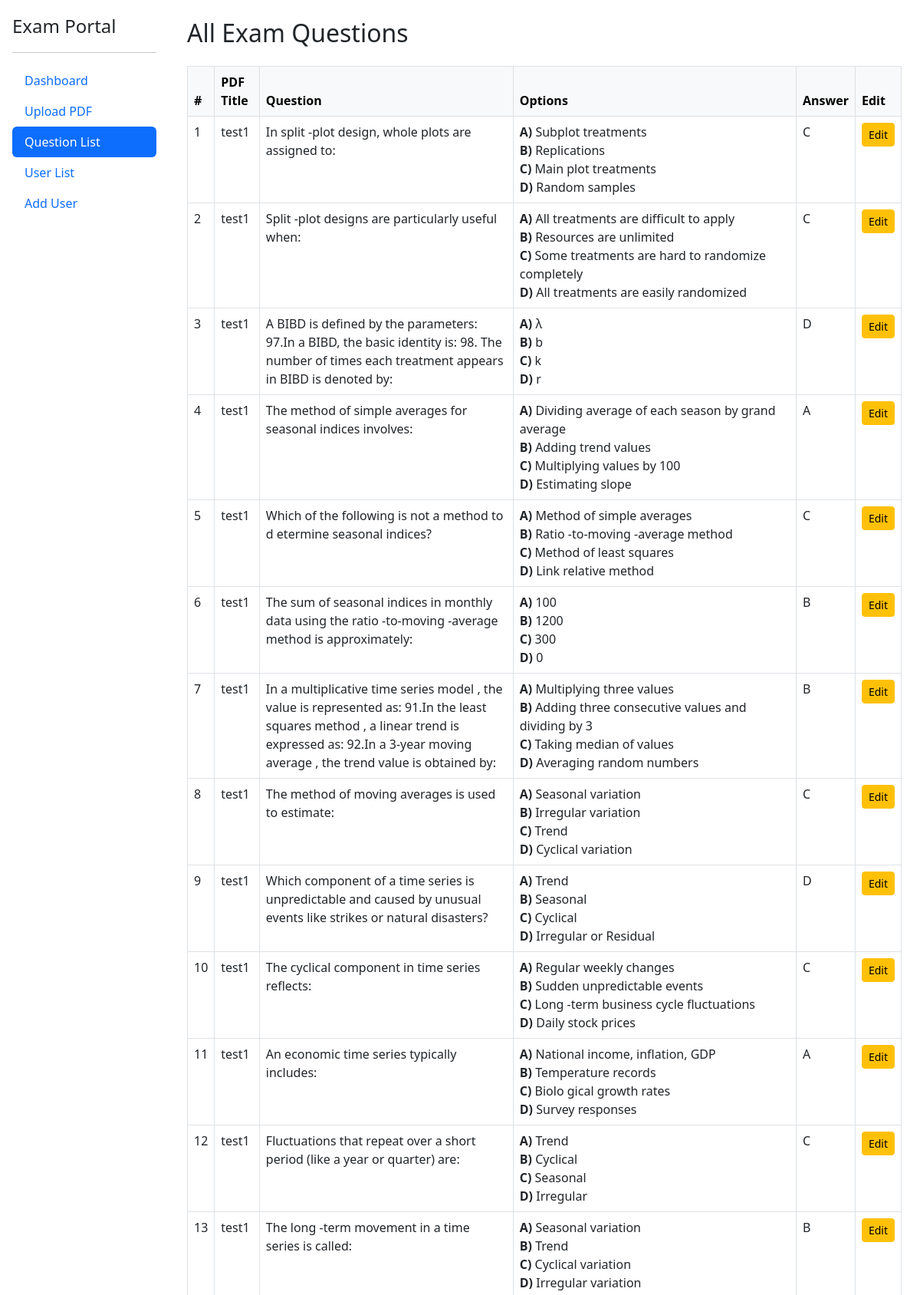
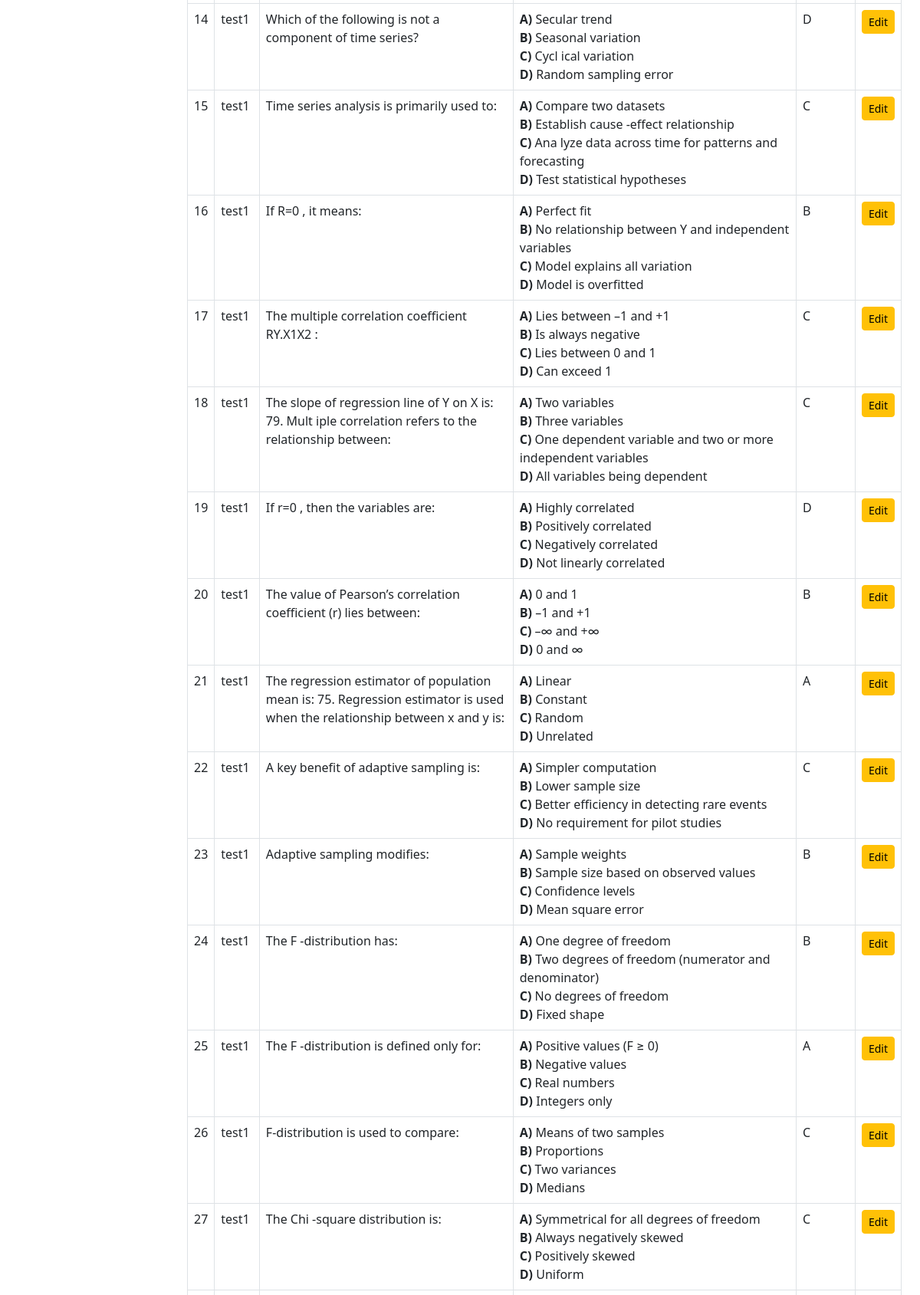
Screenshot of /questions/ (signed in, upper part) with the database file from the repository (2 pictures, top to bottom).
### dashboard/models.py (models this page shows, shortened)
class QuestionList(models.Model):
    exam_pdf = models.ForeignKey(ExamQuestionPDFs, on_delete=models.CASCADE, related_name='questions')
    question_text = models.TextField()
    option_a = models.CharField(max_length=255)
    option_b = models.CharField(max_length=255)
    option_c = models.CharField(max_length=255)
    option_d = models.CharField(max_length=255)
    answer = models.CharField(max_length=1, choices=[('a', 'A'), ('b', 'B'), ('c', 'C'), ('d', 'D')])

class ExamQuestionPDFs(models.Model):
    title = models.CharField(max_length=255)
    pdf = models.FileField(upload_to='exam_pdfs/')
    uploaded_by = models.ForeignKey(get_user_model(), on_delete=models.CASCADE)
    uploaded_at = models.DateTimeField(auto_now_add=True)

### dashboard/views.py (the view)
# urls.py: path('questions/', views.question_list, name='question_list'),
@admin_required
def question_list(request):
    questions = QuestionList.objects.select_related('exam_pdf').all().order_by('-id')
    return render(request, 'dashboard/question_list.html', {'questions': questions})

### dashboard/views.py (called while the page is built)
def admin_required(view_func):
    decorated_view_func = user_passes_test(lambda u: u.is_superuser)(view_func)
    return decorated_view_func

### dashboard/templates/dashboard/question_list.html (shortened to what this page needs)
{% load static %}
<!DOCTYPE html>
<html lang="en">
<head>
    <link href="https://cdn.jsdelivr.net/npm/bootstrap@5.3.0/dist/css/bootstrap.min.css" rel="stylesheet">
</head>
<body>
<div class="d-flex">
    {% include 'dashboard/sidebar.html' %}
    <div class="container-fluid p-4">
        <h2 class="mb-4">All Exam Questions</h2>
        <table class="table table-bordered table-hover">
            <thead class="table-light">
                <tr>
                    <th>#</th>
                    <th>PDF Title</th>
                    <th>Question</th>
                    <th>Options</th>
                    <th>Answer</th>
                    <th>Edit</th>
                </tr>
            </thead>
            <tbody>
                {% for q in questions %}
                <tr>
                    <td>{{ forloop.counter }}</td>
                    <td>{{ q.exam_pdf.title }}</td>
                    <td>{{ q.question_text }}</td>
                    <td>
                        <b>A)</b> {{ q.option_a }}<br>
                        <b>B)</b> {{ q.option_b }}<br>
                        <b>C)</b> {{ q.option_c }}<br>
                        <b>D)</b> {{ q.option_d }}
                    </td>
                    <td class="text-uppercase">{{ q.answer }}</td>
                    <td><a href="{% url 'edit_question' q.id %}" class="btn btn-warning btn-sm">Edit</a></td>
                </tr>
                {% endfor %}
            </tbody>
        </table>
    </div>
</div>
</body>
</html>

### rows the page displays
QuestionList: exam_pdf "test1", question_text "In split -plot design, whole plots are assigned to:", option_a "Subplot treatments", option_b "Replications", option_c "Main plot treatments", option_d "Random samples", answer "C"
QuestionList: exam_pdf "test1", question_text "Split -plot designs are particularly useful when:", option_a "All treatments are difficult to apply", option_b "Resources are unlimited", option_c "Some treatments are hard to randomize completely", option_d "All treatments are easily randomized", answer "C"
QuestionList: exam_pdf "test1", question_text "A BIBD is defined by the parameters: 97.In a BIBD, the basic identity is: 98. The number of times each treatment appears in BIBD is denoted by:", option_a "λ", option_b "b", option_c "k", option_d "r", answer "D"
QuestionList: exam_pdf "test1", question_text "The method of simple averages for seasonal indices involves:", option_a "Dividing average of each season by grand average", option_b "Adding trend values", option_c "Multiplying values by 100", option_d "Estimating slope", answer "A"
QuestionList: exam_pdf "test1", question_text "Which of the following is not a method to d etermine seasonal indices?", option_a "Method of simple averages", option_b "Ratio -to-moving -average method", option_c "Method of least squares", option_d "Link relative method", answer "C"
QuestionList: exam_pdf "test1", question_text "The sum of seasonal indices in monthly data using the ratio -to-moving -average method is approximately:", option_a "100", option_b "1200", option_c "300", option_d "0", answer "B"
QuestionList: exam_pdf "test1", question_text "In a multiplicative time series model , the value is represented as: 91.In the least squares method , a linear trend is expressed as: 92.In a 3-year moving average , the trend value is obtained by:", option_a "Multiplying three values", option_b "Adding three consecutive values and dividing by 3", option_c "Taking median of values", option_d "Averaging random numbers", answer "B"
QuestionList: exam_pdf "test1", question_text "The method of moving averages is used to estimate:", option_a "Seasonal variation", option_b "Irregular variation", option_c "Trend", option_d "Cyclical variation", answer "C"
QuestionList: exam_pdf "test1", question_text "Which component of a time series is unpredictable and caused by unusual events like strikes or natural disasters?", option_a "Trend", option_b "Seasonal", option_c "Cyclical", option_d "Irregular or Residual", answer "D"
QuestionList: exam_pdf "test1", question_text "The cyclical component in time series reflects:", option_a "Regular weekly changes", option_b "Sudden unpredictable events", option_c "Long -term business cycle fluctuations", option_d "Daily stock prices", answer "C"
QuestionList: exam_pdf "test1", question_text "An economic time series typically includes:", option_a "National income, inflation, GDP", option_b "Temperature records", option_c "Biolo gical growth rates", option_d "Survey responses", answer "A"
QuestionList: exam_pdf "test1", question_text "Fluctuations that repeat over a short period (like a year or quarter) are:", option_a "Trend", option_b "Cyclical", option_c "Seasonal", option_d "Irregular", answer "C"
QuestionList: exam_pdf "test1", question_text "The long -term movement in a time series is called:", option_a "Seasonal variation", option_b "Trend", option_c "Cyclical variation", option_d "Irregular variation", answer "B"
QuestionList: exam_pdf "test1", question_text "Which of the following is not a component of time series?", option_a "Secular trend", option_b "Seasonal variation", option_c "Cycl ical variation", option_d "Random sampling error", answer "D"
QuestionList: exam_pdf "test1", question_text "Time series analysis is primarily used to:", option_a "Compare two datasets", option_b "Establish cause -effect relationship", option_c "Ana lyze data across time for patterns and forecasting", option_d "Test statistical hypotheses", answer "C"
QuestionList: exam_pdf "test1", question_text "If R=0 , it means:", option_a "Perfect fit", option_b "No relationship between Y and independent variables", option_c "Model explains all variation", option_d "Model is overfitted", answer "B"
QuestionList: exam_pdf "test1", question_text "The multiple correlation coefficient RY.X1X2 :", option_a "Lies between –1 and +1", option_b "Is always negative", option_c "Lies between 0 and 1", option_d "Can exceed 1", answer "C"
QuestionList: exam_pdf "test1", question_text "The slope of regression line of Y on X is: 79. Mult iple correlation refers to the relationship between:", option_a "Two variables", option_b "Three variables", option_c "One dependent variable and two or more independent variables", option_d "All variables being dependent", answer "C"
QuestionList: exam_pdf "test1", question_text "If r=0 , then the variables are:", option_a "Highly correlated", option_b "Positively correlated", option_c "Negatively correlated", option_d "Not linearly correlated", answer "D"
QuestionList: exam_pdf "test1", question_text "The value of Pearson’s correlation coefficient (r) lies between:", option_a "0 and 1", option_b "–1 and +1", option_c "–∞ and +∞", option_d "0 and ∞", answer "B"
QuestionList: exam_pdf "test1", question_text "The regression estimator of population mean is: 75. Regression estimator is used when the relationship between x and y is:", option_a "Linear", option_b "Constant", option_c "Random", option_d "Unrelated", answer "A"
QuestionList: exam_pdf "test1", question_text "A key benefit of adaptive sampling is:", option_a "Simpler computation", option_b "Lower sample size", option_c "Better efficiency in detecting rare events", option_d "No requirement for pilot studies", answer "C"
QuestionList: exam_pdf "test1", question_text "Adaptive sampling modifies:", option_a "Sample weights", option_b "Sample size based on observed values", option_c "Confidence levels", option_d "Mean square error", answer "B"
QuestionList: exam_pdf "test1", question_text "The F -distribution has:", option_a "One degree of freedom", option_b "Two degrees of freedom (numerator and denominator)", option_c "No degrees of freedom", option_d "Fixed shape", answer "B"
QuestionList: exam_pdf "test1", question_text "The F -distribution is defined only for:", option_a "Positive values (F ≥ 0)", option_b "Negative values", option_c "Real numbers", option_d "Integers only", answer "A"
QuestionList: exam_pdf "test1", question_text "F-distribution is used to compare:", option_a "Means of two samples", option_b "Proportions", option_c "Two variances", option_d "Medians", answer "C"
QuestionList: exam_pdf "test1", question_text "The Chi -square distribution is:", option_a "Symmetrical for all degrees of freedom", option_b "Always negatively skewed", option_c "Positively skewed", option_d "Uniform", answer "C"
